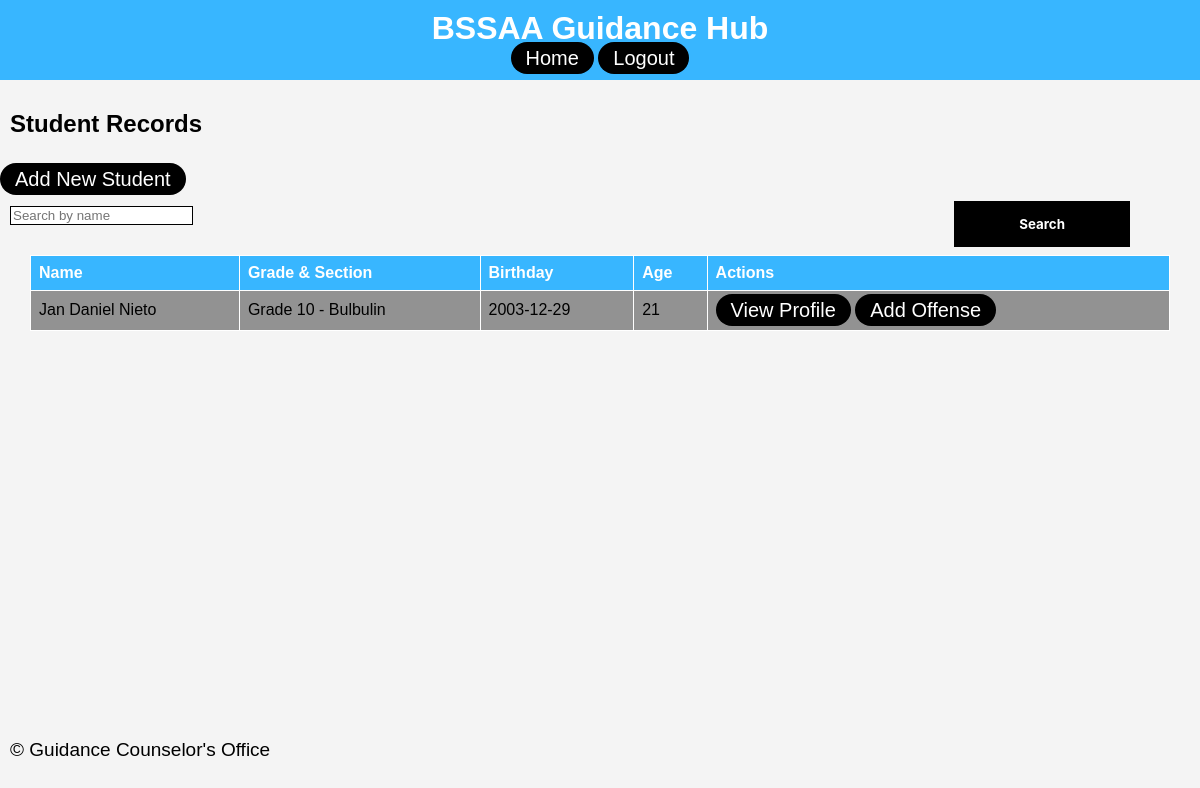
/view_records, run on an earlier commit of the app's database.
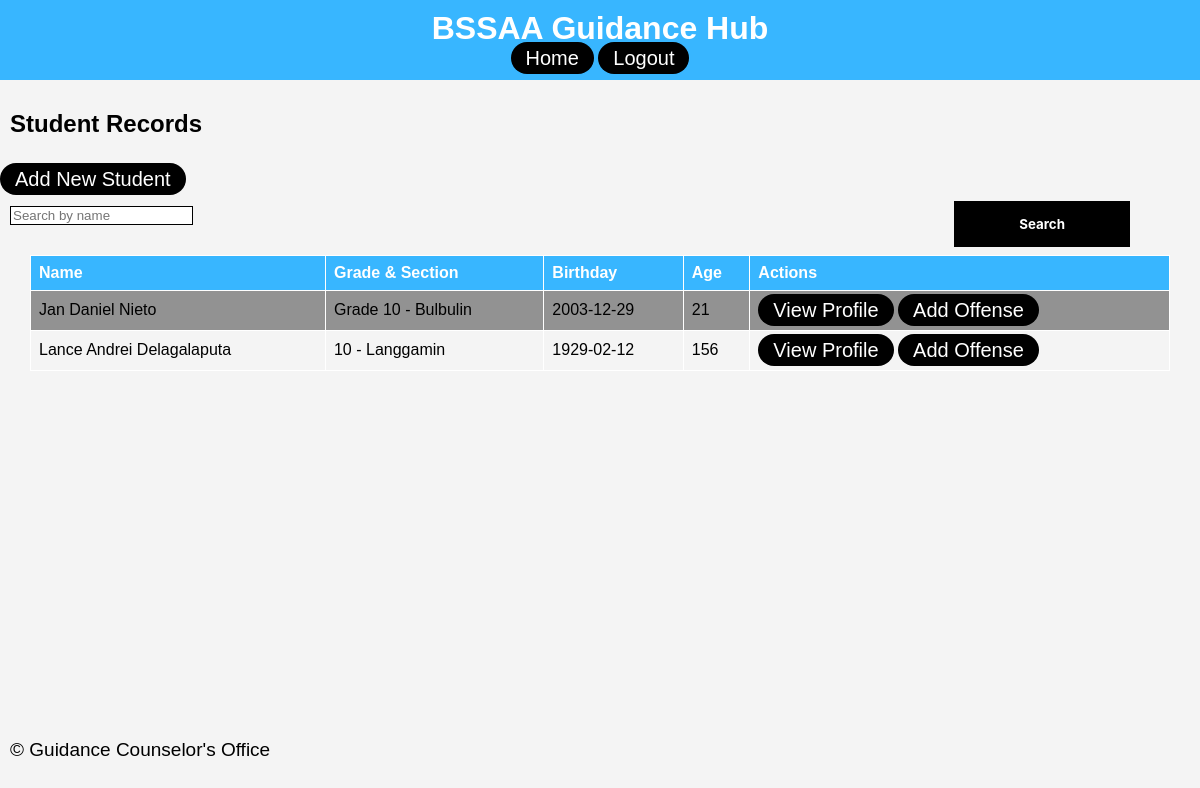
And on a later commit of the database.
### app/models.py (models this page shows)
class StudentRecord(db.Model):
    id = db.Column(db.Integer, primary_key=True)
    name = db.Column(db.String(100), nullable=False)
    grade_section = db.Column(db.String(50), nullable=False)
    birthdate = db.Column(db.Date, nullable=False)
    age = db.Column(db.Integer, nullable=False)
    mother_tongue = db.Column(db.String(50), nullable=False)
    ethnic_group = db.Column(db.String(50), nullable=True)
    religion = db.Column(db.String(50), nullable=False)
    address_house_no = db.Column(db.String(100), nullable=False)
    address_barangay = db.Column(db.String(100), nullable=False)
    address_city = db.Column(db.String(100), nullable=False)
    address_province = db.Column(db.String(100), nullable=False)
    mother_name = db.Column(db.String(100), nullable=False)
    father_name = db.Column(db.String(100), nullable=False)
    guardian_name = db.Column(db.String(100), nullable=True)
    contact_number = db.Column(db.String(15), nullable=True)
    reason = db.Column(db.String(200), nullable=True)
    type_of_offense = db.Column(db.String(100), nullable=True)
    date_time = db.Column(db.DateTime, default=datetime.utcnow)
    additional_info = db.Column(db.Text, nullable=True)
    offenses = db.relationship('OffenseRecord', backref='student', lazy=True)

### app/routes.py (the view)
@main.route('/view_records')
def view_records():
    records = StudentRecord.query.all()
    return render_template('view_records.html', records=records)

### app/templates/view_records.html
{% extends 'base.html' %}
{% block content %}
<h2>Student Records</h2>
<a href="{{ url_for('main.add_student') }}" class="capsule-button">Add New Student</a>
<form method="GET" action="{{ url_for('main.view_records') }}">
    <input type="text" name="search" placeholder="Search by name" value="{{ request.args.get('search', '') }}">
    <button type="submit">Search</button>
</form>
<table>
    <tr>
        <th>Name</th>
        <th>Grade & Section</th>
        <th>Birthday</th>
        <th>Age</th>
        <th>Actions</th>
    </tr>
    {% for record in records %}
    <tr>
        <td>{{ record.name }}</td>
        <td>{{ record.grade_section }}</td>
        <td>{{ record.birthdate }}</td>
        <td>{{ record.age }}</td>
        <td>
            <a href="{{ url_for('main.view_profile', student_id=record.id) }}">View Profile</a>
            <a href="{{ url_for('main.add_offense', student_id=record.id) }}">Add Offense</a>
        </td>
    </tr>
    {% endfor %}
</table>
{% endblock %}

What changed in the data, as far as the page shows it:
added StudentRecord: name "Lance Andrei Delagalaputa", grade_section "10 - Langgamin", birthdate "1929-02-12", age "156"
